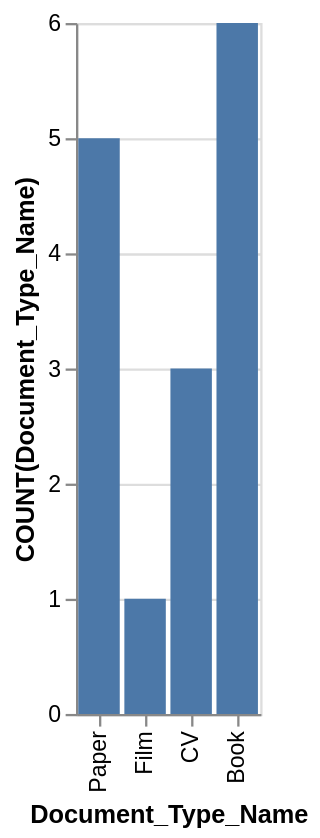

Express this chart as Vega-Lite.
### Vega-Lite specification from a JSON file in a GitHub repository (floating-point values rounded to 4 significant figures)
{"data": {"values": [{"x_data": "Book", "y_data": 6}, {"x_data": "CV", "y_data": 3}, {"x_data": "Film", "y_data": 1}, {"x_data": "Paper", "y_data": 5}]}, "mark": "bar", "encoding": {"x": {"field": "x_data", "type": "nominal", "title": "Document_Type_Name", "sort": "descending"}, "y": {"field": "y_data", "type": "quantitative", "title": "COUNT(Document_Type_Name)"}}}
